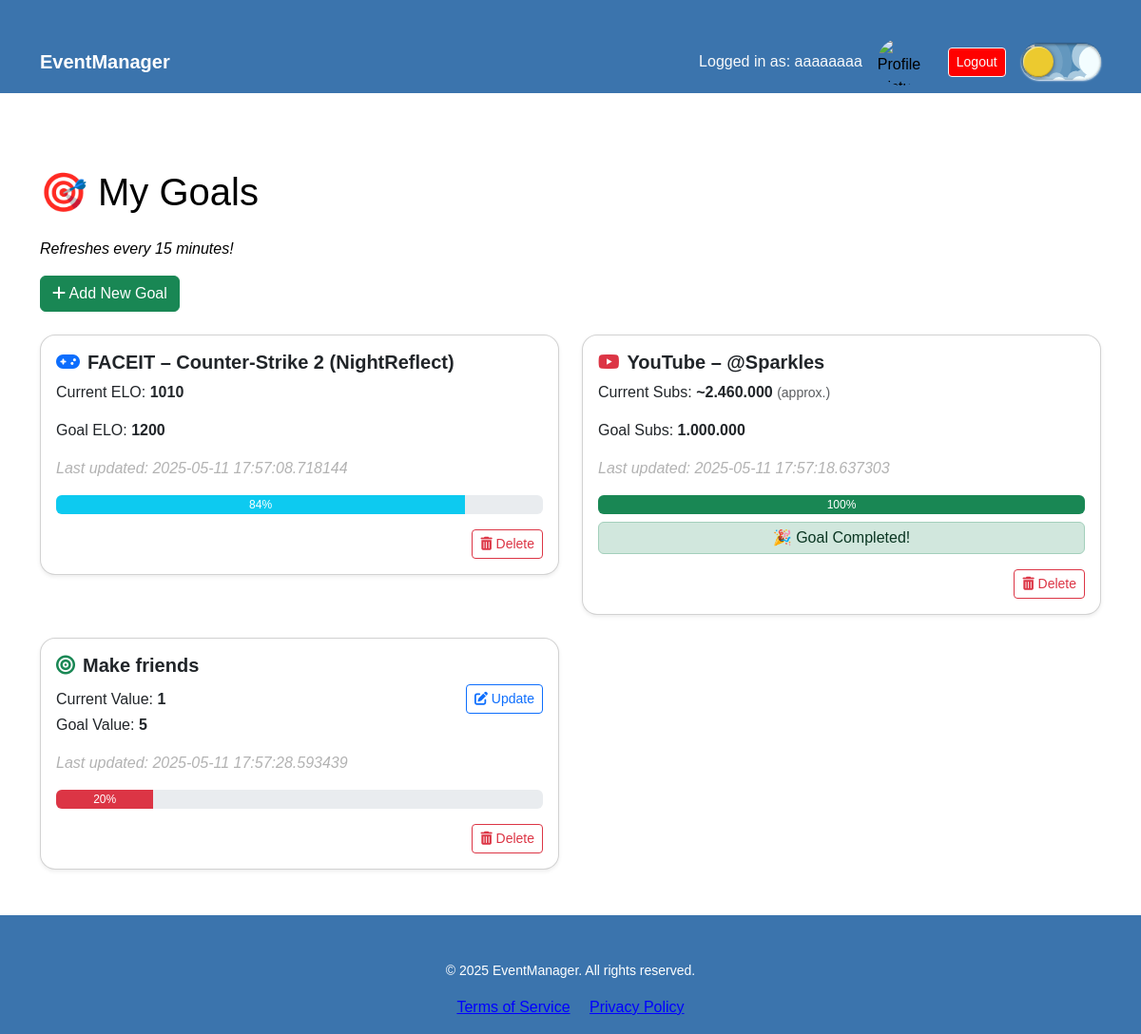
Before: /goals (signed in) with the older database file.
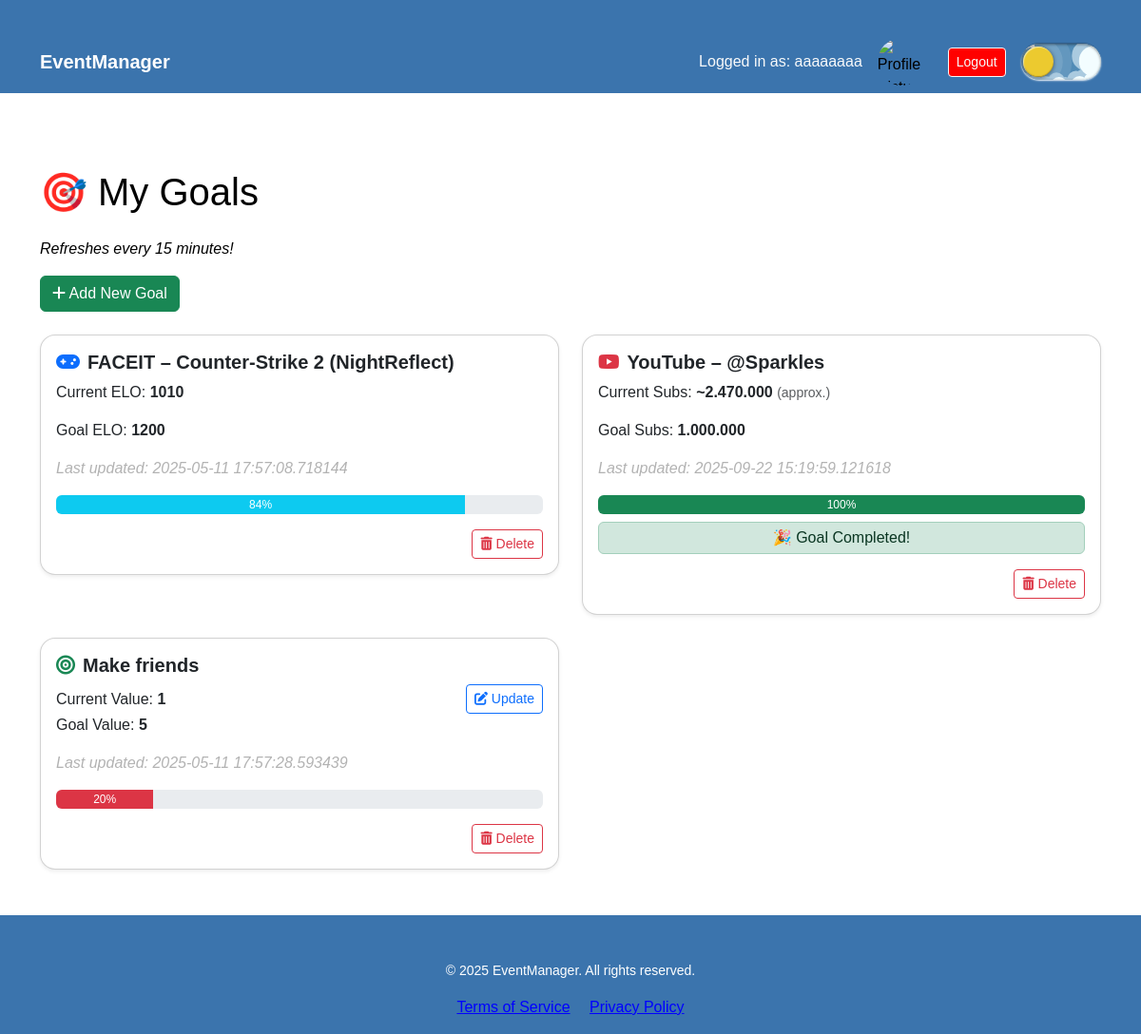
After: the same page with the newer database file.
### main.py (models this page shows)
class User(db.Model):
    id = db.Column(db.Integer, primary_key=True)
    username = db.Column(db.String(50), unique=False, nullable=False)
    email = db.Column(db.String(100), unique=True, nullable=False)
    password = db.Column(db.String(255), nullable=False)
    phone_number = db.Column(db.String(255), unique=True, nullable=True)
    premium = db.Column(db.Boolean, default=False)
    timezone = db.Column(db.String(50), nullable=True)
    pfp = db.Column(db.LargeBinary, nullable=True)
    role = db.Column(db.String(50), nullable=True)

class Goal(db.Model):
    id = db.Column(db.Integer, primary_key=True)
    nickname = db.Column(db.String(80))
    game = db.Column(db.String(50), nullable=True)
    game_name = db.Column(db.String(50), nullable=True)
    current_elo = db.Column(db.Integer)
    goal_elo = db.Column(db.Integer)
    platform = db.Column(db.String(20))
    custom_name = db.Column(db.String(100), nullable=True)
    last_updated = db.Column(db.DateTime(timezone=True), server_default=db.func.now())
    user_id = db.Column(db.Integer, db.ForeignKey('user.id'), nullable=False)
    user = db.relationship('User', backref=db.backref('goals', lazy=True))
    def progress(self):
        if self.goal_elo == 0:
            return 0
        return min(100, int((self.current_elo / self.goal_elo) * 100))

### main.py (the view, shortened to what this page needs)
@app.route('/goals', methods=['GET', 'POST'])
def goals():
    error = None
    user = User.query.get(session['user_id']) if 'user_id' in session else None
    goals_list = Goal.query.filter_by(user_id=user.id).all() if user else []
    return render_template("goals.html", goals=goals_list, faceit_games=FACEIT_GAMES, user=user)

### main.py (called while the page is built)
@app.template_filter('localtime')
def localtime_filter(utc_dt, tz_str):
    if not utc_dt or not tz_str:
        return utc_dt
    try:
        local_dt = utc_dt.replace(tzinfo=ZoneInfo("UTC")).astimezone(ZoneInfo(tz_str))
        return local_dt.strftime('%Y-%m-%d %H:%M')
    except Exception:
        return utc_dt.strftime('%Y-%m-%d %H:%M')

### templates/goals.html (shortened to what this page needs)
{% extends "base.html" %}
{% block content %}
<h1 class="mb-4">🎯 My Goals</h1>
<p><i>Refreshes every 15 minutes!</i></p>
<button class="btn btn-success mb-4" type="button" data-bs-toggle="collapse" data-bs-target="#addGoalForm" aria-expanded="false" aria-controls="addGoalForm">
    <i class="fas fa-plus"></i> Add New Goal
</button>
<div class="row row-cols-1 row-cols-md-2 g-4">
    {% for goal in goals %}
        <div class="col">
            <div class="card shadow-sm">
                <div class="card-body">
                    <h5 class="card-title">
                        {% if goal.platform == 'faceit' %}
                            <i class="fas fa-gamepad me-2 text-primary"></i>FACEIT – {{ goal.game_name }} ({{ goal.nickname }})
                        {% elif goal.platform == 'youtube' %}
                            <i class="fab fa-youtube me-2 text-danger"></i>YouTube – {{ goal.nickname }}
                        {% elif goal.platform == 'tiktok' %}
                            <i class="fab fa-tiktok me-2 text-dark"></i>TikTok – @{{ goal.nickname }}
                        {% elif goal.platform == 'custom' %}
                            <i class="fas fa-bullseye me-2 text-success"></i>{{ goal.custom_name }}
                        {% endif %}
                    </h5>
                    {% if goal.platform == 'faceit' %}
                        <p>Current ELO: <strong>{{ goal.current_elo }}</strong></p>
                        <p>Goal ELO: <strong>{{ goal.goal_elo }}</strong></p>
                    {% elif goal.platform == 'youtube' %}
                        {% if goal.current_elo >= 10000 %}
                            <p>Current Subs: <strong>~{{ "{:,.0f}".format(goal.current_elo).replace(',', '.') }}</strong> <small class="text-muted">(approx.)</small></p>
                        {% else %}
                            <p>Current Subs: <strong>{{ "{:,.0f}".format(goal.current_elo).replace(',', '.') }}</strong></p>
                        {% endif %}
                        <p>Goal Subs: <strong>{{ "{:,.0f}".format(goal.goal_elo).replace(',', '.') }}</strong></p>
                    {% elif goal.platform == 'custom' %}
                        <div class="d-flex justify-content-between align-items-center">
                            <p class="mb-0">Current Value: <strong>{{ "{:,.0f}".format(goal.current_elo).replace(',', '.') }}</strong></p>
                            <button class="btn btn-sm btn-outline-primary" type="button" data-bs-toggle="collapse"
                                    data-bs-target="#updateValue{{ goal.id }}" aria-expanded="false">
                                <i class="fas fa-edit"></i> Update
                            </button>
                        </div>
                        <p>Goal Value: <strong>{{ "{:,.0f}".format(goal.goal_elo).replace(',', '.') }}</strong></p>
                    {% endif %}
                    <p style="color: gray; opacity: 0.6; font-style: italic;">Last updated: {{ goal.last_updated|localtime(user.timezone) }}</p>
                    <div class="progress mb-2" style="height: 1.25rem;">
                        <div class="progress-bar {% if goal.progress() >= 100 %}bg-success{% elif goal.progress() >= 75 %}bg-info{% elif goal.progress() >= 50 %}bg-warning{% else %}bg-danger{% endif %}"
                            role="progressbar"
                            style="width: {{ goal.progress() if goal.progress() is number else 0 }}%;">
                            {{ goal.progress() if goal.progress() is number else 0 }}%
                        </div>
                    </div>
                    {% if goal.progress() >= 100 %}
                        <div class="alert alert-success py-1 mt-2 mb-0 text-center">
                            🎉 Goal Completed!
                        </div>
                    {% endif %}
                    <form method="POST" action="{{ url_for('delete_goal', goal_id=goal.id) }}" class="mt-3 text-end">
                        <button type="submit" class="btn btn-outline-danger btn-sm">
                            <i class="fas fa-trash-alt"></i> Delete
                        </button>
                    </form>
                </div>
            </div>
        </div>
    {% endfor %}
</div>
{% endblock %}

### templates/base.html (shortened to what this page needs)
<!DOCTYPE html>
<html lang="en">
  <head>
    <link rel="stylesheet" href="https://cdn.jsdelivr.net/npm/bootstrap@5.3.0/dist/css/bootstrap.min.css" />
    <link rel="stylesheet" href="{{ url_for('static', filename='style.css') }}" />
    <link rel="stylesheet" href="https://cdnjs.cloudflare.com/ajax/libs/font-awesome/5.15.4/css/all.min.css" />
    <link href="https://cdnjs.cloudflare.com/ajax/libs/font-awesome/6.5.0/css/all.min.css" rel="stylesheet" />
    <link rel="stylesheet" href="https://cdnjs.cloudflare.com/ajax/libs/font-awesome/6.5.0/css/all.min.css">
    <link href="https://cdnjs.cloudflare.com/ajax/libs/font-awesome/6.0.0/css/all.min.css" rel="stylesheet">
  </head>
  <body>
    <nav class="navbar navbar-expand-lg navbar-dark bg-dark">
      <div class="container d-flex justify-content-between align-items-center">
        <a class="navbar-brand" href="{{ url_for('home') }}">EventManager</a>
        <div class="d-flex align-items-center gap-3"> {% if session.get('user_id') and session.get('username')%} <span class="text-light me-3">Logged in as: {{ session['username'] }}</span>
          <img src="{{ url_for('user_pfp', user_id=session['user_id']) }}" alt="Profile Picture" width="50" height="50" style="border-radius:50%; margin-left:-1em; margin-right:0.5em;">
          <a href="{{ url_for('logout') }}" class="btn btn-sm btn-outline-light" style="background-color: red;">Logout</a> {% endif %} <label class="theme-switch" aria-label="Toggle light/dark mode" title="Toggle light/dark mode">
            <div class="theme-switch__container">
              <div class="theme-switch__circle-container">
                <div class="theme-switch__sun-moon-container">
                </div>
                <div class="theme-switch__clouds"></div>
                <div class="theme-switch__stars-container">
                  <i class="fas fa-star" style="font-size: 0.7em; margin-left: 0.3em;"></i>
                </div>
              </div>
            </div>
          </label>
        </div>
      </div>
    </nav>
    <div class="container mt-5"> {% block content %}{% endblock %} </div>
    <footer class="bg-dark text-white mt-5 py-3">
      <div class="container text-center">
        <small>&copy; 2025 EventManager. All rights reserved.</small>
        <div class="mt-2">
          <a href="{{ url_for('terms_of_service') }}" class="me-3 tos_pp">Terms of Service</a>
          <a href="{{ url_for('privacy_policy') }}" class="tos_pp">Privacy Policy</a>
        </div>
      </div>
    </footer>
  </body>
</html>

### static/style.css (style rules this page uses)
body.light-mode { background-color: #f4f4f4; color: black; font-family: Arial, sans-serif; }
body.light-mode .tos_pp { color: blue; }
button { font-size: 1.125em; border-radius: 0.3125em; }
.navbar { margin-bottom: 2em; }
.navbar-brand { font-weight: bold; }
.container { margin-top: 2em; }
.card { transition: transform 0.2s ease-in-out, box-shadow 0.2s; border-radius: 1em; }
.card-title { font-size: 1.25rem; font-weight: bold; cursor: pointer; text-decoration: none; }

Changed rows visible on the page:
changed Goal "@Sparkles": current_elo "2.460.000" → "2.470.000"; last_updated "2025-05-11 17:57:18.637303" → "2025-09-22 15:19:59.121618"
